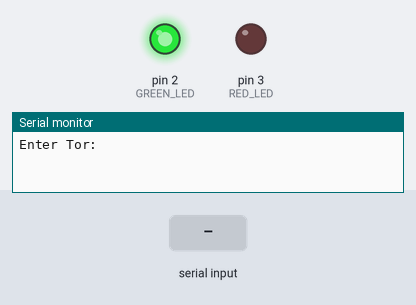
This sketch was run on a simulated Arduino Uno, built with avr-gcc and run on an emulated ATmega328P. Parts: output pins drawn as LEDs (lit = HIGH), the last lines printed to the serial monitor. The inputs (shaded band) are chosen by the test bench.

Above: at 1.2 s.
1.3 s: "SET TOR\n" received over Serial
4.3 s: byte 58 (':') received over Serial
At 4.6 s:
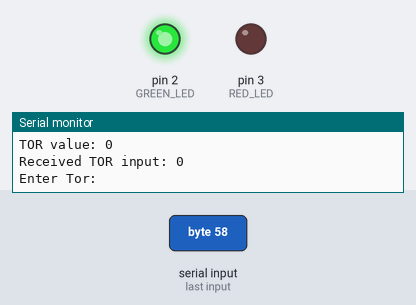
5.8 s: "SET TOG\n" received over Serial
8.8 s: "90:45\n" received over Serial
At 11.5 s:
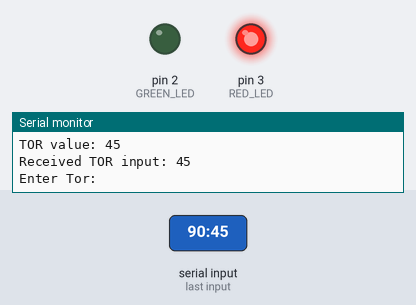
Timing chart, 0 to 12.8 s (numbered marks = the images above; inputs shaded):
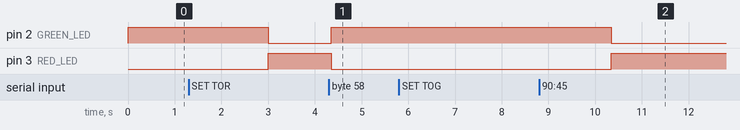

Measured:
- after the input at 4.3 s, pin 2 (GREEN_LED): LOW → HIGH after 0.05 s; pin 3 (RED_LED): HIGH → LOW after 0.05 s
- after the input at 8.8 s, pin 2 (GREEN_LED): HIGH → LOW after 1.5 s; pin 3 (RED_LED): LOW → HIGH after 1.5 s

The sketch:

sketch_may2a_ramp_regulator_20240502091117.ino
```cpp
#include <Arduino.h>

// Define pin numbers for LEDs and timeout values
#define GREEN_LED 2
#define RED_LED 3
#define TOR_TIMEOUT 600000
#define TIMEOUT_PERIOD 5000  // Timeout period in milliseconds

// Variables to manage TOR and input handling
volatile unsigned long lastTORTime = 0;
volatile unsigned long tor = 3000;  // Default value for TOR
volatile unsigned long GREEN_DURATION = 3000;  // Default value for TOG
volatile int inputTOR = 0;
volatile bool inputReceived = false;
String inputString = "";  // String to store incoming serial data
volatile unsigned long serialEvent_startTime;  // Record the start time of serialEvent
volatile bool serialEvent_boolean = false;     // Flag to track if serialEvent is active

// Function prototypes
void checkTorTimeout();
void handleInputTOR();
void switchLEDState();
void resetTor();
void processCommand();

// Setup function runs once at the beginning
void setup() {
  Serial.begin(9600);  // Initialize serial communication
  pinMode(GREEN_LED, OUTPUT);  // Set pin modes
  pinMode(RED_LED, OUTPUT);
  Serial.println("Enter Tor:");  // Prompt user for input
  attachInterrupt(digitalPinToInterrupt(0), serialEvent, FALLING);  // Attach interrupt for serial input
}

// Main loop function
void loop() {
  // Check for TOR timeout, handle input, and manage LED states
  checkTorTimeout();
  handleInputTOR();
  switchLEDState();

  // Timeout handling for serial input
  if (millis() - serialEvent_startTime > TIMEOUT_PERIOD && serialEvent_boolean) {
    inputString = "";  // Reset input buffer
    Serial.println("Invalid input timeout. Resetting input buffer to default value.");  // Print timeout message
    serialEvent_boolean = false;  // Reset serial event flag
  }
}

// Function to check for TOR timeout
void checkTorTimeout() {
  static bool timeoutPrinted = false;  // Flag to track if timeout message has been printed

  // Check if TOR timeout has occurred
  if (millis() - lastTORTime >= TOR_TIMEOUT) {
    if (!timeoutPrinted) {
      resetTor();  // Reset TOR to default value
      Serial.println("TOR input timeout. Resetting TOR to default value.");  // Print timeout message
      timeoutPrinted = true;  // Set flag to true to indicate message has been printed
    }
  } else {
    timeoutPrinted = false;  // Reset flag if timeout condition is not met
  }
}

// Function to handle incoming TOR input
void handleInputTOR() {
  if (inputReceived) {
    // Check if the received TOR value is within a valid range
    if (inputTOR >= 0 && inputTOR <= 999) {
      // Convert the received TOR value to milliseconds
      tor = inputTOR * 1000;
      lastTORTime = millis();  // Update last TOR time
      Serial.print("Received TOR input: ");
      Serial.println(inputTOR);
    } else {
      // Print error message for invalid TOR value and reset TOR to default
      Serial.println("Invalid TOR value. Resetting TOR to default.");
      inputTOR = 3;  // Default TOR value
      tor = 3000;  // Default TOR value in milliseconds
    }
    Serial.println("Enter Tor:");  // Prompt user for input
    inputReceived = false;  // Reset input flag
  }
}

// Function to switch LED states based on TOR and duration
void switchLEDState() {
  static enum { GREEN_ON, RED_ON } state = GREEN_ON;  // State variable to track LED states
  static unsigned long lastTime = 0;  // Variable to track time for LED switching

  switch (state) {
    case GREEN_ON:
      // Switch to red LED after green duration
      if (millis() - lastTime >= GREEN_DURATION) {
        digitalWrite(GREEN_LED, LOW);
        digitalWrite(RED_LED, HIGH);
        lastTime = millis();  // Update last LED switch time
        state = RED_ON;  // Change state to red LED
      } else {
        digitalWrite(GREEN_LED, HIGH);
        digitalWrite(RED_LED, LOW);
      }
      break;

    case RED_ON:
      // Switch to green LED after TOR duration
      if (millis() - lastTime >= tor) {
        digitalWrite(RED_LED, LOW);
        lastTime = millis();  // Update last LED switch time
        state = GREEN_ON;  // Change state to green LED
      } else {
        digitalWrite(RED_LED, HIGH);
      }
      break;
  }
}

// Function to reset TOR to default value
void resetTor() {
  tor = 3000;  // Default TOR value
  GREEN_DURATION = 3000; // Reset TOG to default value
}

// Function to handle incoming serial data
void serialEvent() {
  serialEvent_startTime = millis();  // Record the start time
  serialEvent_boolean = true;
  Serial.println(millis());

  while (Serial.available() > 0) {
    char incomingChar = Serial.read();  // Read incoming character

    // Print received character to serial monitor
    Serial.print("Received character: ");
    Serial.println(incomingChar);

    // Process incoming command
    if (incomingChar == ':') {
      processCommand();  // Process command once ":" is detected
      break;  // Exit the loop once command is processed
    } else {
      inputString += incomingChar;  // Accumulate characters until ":" is encountered
    }
  }
}

// Function to process incoming commands
void processCommand() {
  if (inputString.startsWith("SET TOR")) {
    // Process SET TOR command
    String torValue = "";  // String to store TOR value
    char inputChar;  // Variable to store incoming character

    // Read TOR value characters
    while (Serial.available() > 0) {
      inputChar = Serial.read();  // Read incoming character
      Serial.print("Received inputTOR: ");
      Serial.println(inputChar);  // Print received character

      // Check if input is not a newline character
      if (inputChar != '\n') {
        torValue += inputChar;  // Append character to TOR value string
      } else {
        inputString="";  // Clear input string after processing TOR value
        break;
      }
    }

    // Convert TOR string to integer
    inputTOR = torValue.toInt();

    Serial.println("Received command is: set TOR");
    Serial.print("TOR value: ");
    Serial.println(inputTOR);

    // Check if TOR value is within valid range
    if (inputTOR < 0 || inputTOR > 999) {
      Serial.println("Invalid TOR value. Resetting TOR to default.");
      inputTOR = 3;  // Default TOR value
      resetTor();  // Reset TOR to default value
      // Clear serial buffer
      while (Serial.available() > 0) {
        Serial.read();  // Clear any remaining characters in the buffer
      }
    }

    inputReceived = true;  // Set input flag to indicate TOR received
  } else if (inputString.startsWith("SET TOG")) {
    // Process SET TOG command
    String togValue = "";  // String to store TOG value
    char inputChar;  // Variable to store incoming character

    // Read TOG value characters
    while (Serial.available() > 0) {
      inputChar = Serial.read();  // Read incoming character
      Serial.print("Received inputTOG: ");
      Serial.println(inputChar);  // Print received character

      // Check if input is not a newline character
      if (inputChar != '\n') {
        togValue += inputChar;  // Append character to TOG value string
      } else {
        inputString="";  // Clear input string after processing TOG value
        break;
      }
    }

    // Convert TOG string to integer
    unsigned long togMilliseconds = togValue.toInt() * 1000;  // Convert TOG to milliseconds
    GREEN_DURATION = togMilliseconds;  // Update GREEN_DURATION with TOG value

    Serial.println("Received command is: set TOG");
    Serial.print("TOG value (milliseconds): ");
    Serial.println(togMilliseconds);

    // Check if TOG value is within valid range
    if (togMilliseconds < 0) {
      Serial.println("Invalid TOG value. Resetting TOG to default.");
      GREEN_DURATION = 3000;  // Default TOG value
    }

    inputReceived = true;  // Set input flag to indicate TOG received
   } else if (inputString.startsWith("RESET")) {
    // Process RESET command
    resetTor();  // Reset TOR to default value
    Serial.println("Received command is: RESET");
    Serial.println("TOR and TOG reset to default value.");

    // Clear serial buffer
    while (Serial.available() > 0) {
      Serial.read();  // Clear any remaining characters in the buffer
    }

    inputString = "";  // Reset input string after processing reset command
  } else {
    // Invalid command, reset and clear buffer
    Serial.println("Invalid command. Resetting TOR and TOG and clearing buffer.");
    resetTor();  // Reset TOR to default value
    GREEN_DURATION = 3000;  // Reset TOG to default value
    // Clear serial buffer
    while (Serial.available() > 0) {
      Serial.read();  // Clear any remaining characters in the buffer
    }
    inputString = "";  // Reset input string
  }
}
```
